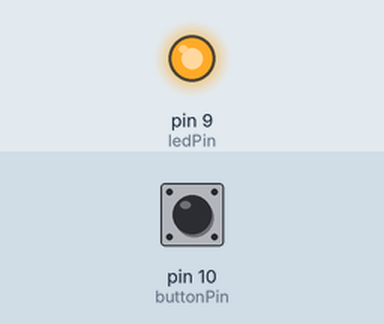
Bench run of a sketch on a simulated Arduino Uno, built with avr-gcc and run on an emulated ATmega328P. Parts: output pins drawn as LEDs (lit = HIGH). The test bench sets the inputs (shaded band); at power-on: pin 10 (buttonPin) LOW.

Above: at 1.2 s.
1.3 s: pin 10 (buttonPin) pulled HIGH for 0.15 s
At 1.37 s:
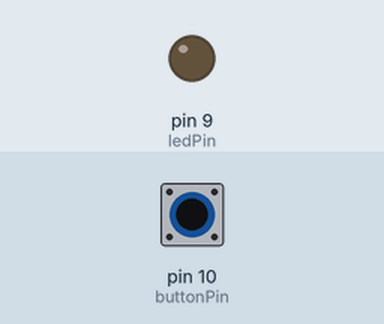
2.9 s: pin 10 (buttonPin) pulled HIGH for 3.2 s
At 6.8 s:
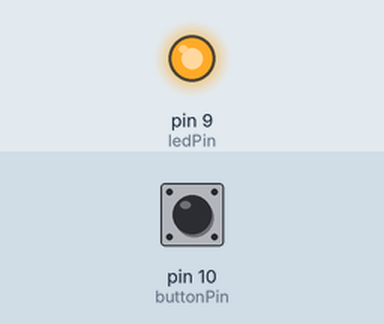
Timing chart, 0 to 8.3 s (numbered marks = the images above; inputs shaded):
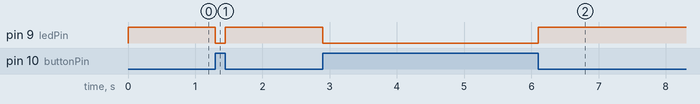

Measured:
- after the input at 1.3 s, pin 9 (ledPin): HIGH → LOW at once, → HIGH 0.15 s later
- after the input at 2.9 s, pin 9 (ledPin): HIGH → LOW at once, → HIGH 3.2 s later

The sketch:

sketch_jun4a.ino
```cpp
//PULL DOWN

/*
const int ledPin=9;
const int buttonPin=10;

void setup() {
  // put your setup code here, to run once:

  pinMode(ledPin,OUTPUT);
  pinMode(buttonPin,INPUT);

}

void loop() {
  // put your main code here, to run repeatedly:

  int value=digitalRead(buttonPin);
  if(value==HIGH)
  {
    digitalWrite(ledPin,HIGH);
  }
  else
  {
    digitalWrite(ledPin,LOW);
  }

}
*/

//PULL UP

const int ledPin=9;
const int buttonPin=10;

void setup() {
  // put your setup code here, to run once:

  pinMode(ledPin,OUTPUT);
  pinMode(buttonPin,INPUT);

}

void loop() {
  // put your main code here, to run repeatedly:

  int value=digitalRead(buttonPin);
  if(value==HIGH)
  {
    digitalWrite(ledPin,LOW);
  }
  else
  {
    digitalWrite(ledPin,HIGH);
  }

}

// Using the resistor inside of the Arduino, again Pull Up

/*
const int ledPin=9;
const int buttonPin=10;

void setup() {
  // put your setup code here, to run once:

  pinMode(ledPin,OUTPUT);
  pinMode(buttonPin,INPUT_PULLUP);

}

void loop() {
  // put your main code here, to run repeatedly:

  int value=digitalRead(buttonPin);
  if(value==HIGH)
  {
    digitalWrite(ledPin,HIGH);
  }
  else
  {
    digitalWrite(ledPin,LOW);
  }

}
*/
```
